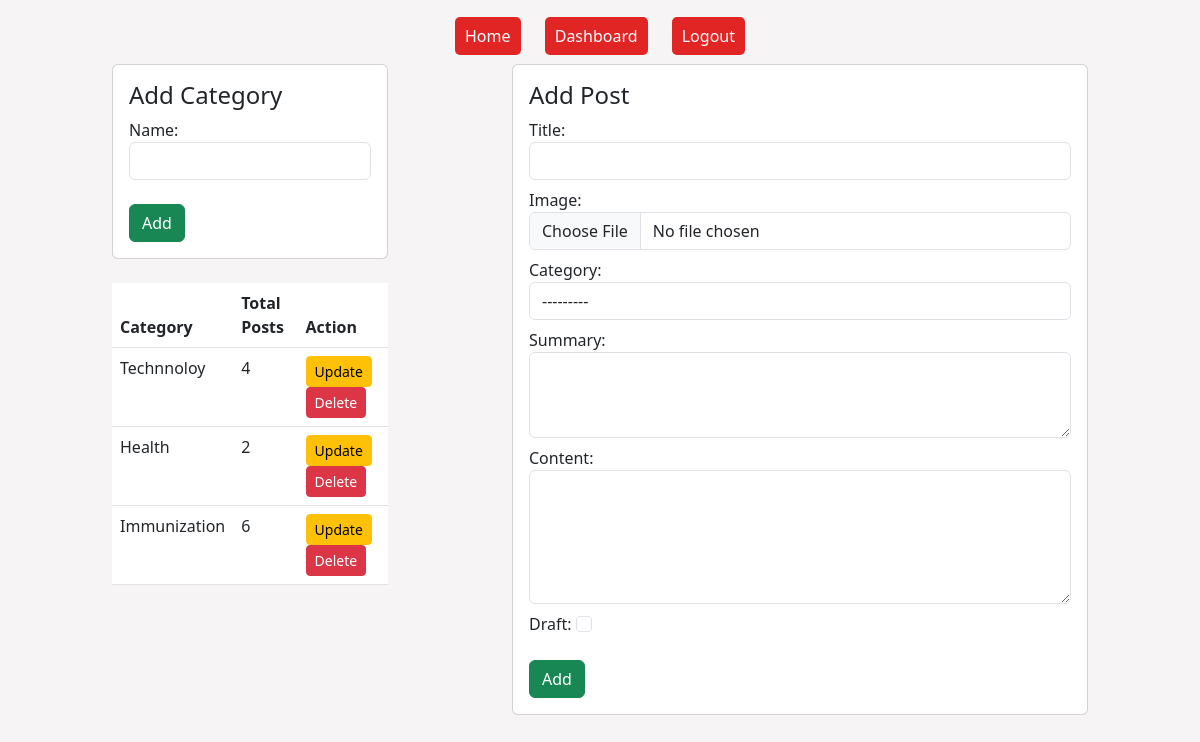
Page /add-post/ (signed in) on the committed database.
### myapp/models.py (models this page shows, shortened)
class Category(models.Model):
  name = models.CharField(max_length=155, unique=True)
  def __str__(self) -> str:
    return self.name

### myapp/views.py (the view, shortened to what this page needs)
# urls.py: path('add-post/', views.AddPost.as_view(), name='add-post'),
@method_decorator(login_required, name='dispatch')
class AddPost(View):
  def get(self, request):
    form = PostForm()
    form1 = CategoryForm()
    categories = Category.objects.all()
    context = dict(form=form, form1=form1, categories=categories)
    return render(request, 'myapp/add-post.html', context)

### myapp/forms.py
class PostForm(forms.ModelForm):
  class Meta:
    model = Post
    fields = '__all__'
    exclude = ('user',)
    widgets = {
      'title': forms.TextInput(attrs={'class':'form-control', 'autofocus':''}),
      'image': forms.FileInput(attrs={'class':'form-control'}),
      'category': forms.Select(attrs={'class':'form-control'}),
      'summary': forms.Textarea(attrs={'class':'form-control', 'rows':'3'}),
      'content': forms.Textarea(attrs={'class':'form-control', 'rows':'5'}),
      'draft': forms.CheckboxInput(attrs={'class':'form-check-input', 'style':'cursor:pointer;'})
    }

class CategoryForm(forms.ModelForm):
  class Meta:
    model = Category
    fields = ['name']
    widgets = {
      'name' : forms.TextInput(attrs={'class':'form-control'})
    }
    error_messages = {
      'name': {'required':'Category is required'}
    }

### myapp/templates/myapp/add-post.html (shortened to what this page needs)
{% extends 'accounts/base.html' %}
{% block content %}
<div class="container-fluid mt-2">
  <div class="row">
    <div class="col-md-3 offset-md-1">
      <div class="card">
        <div class="card-body">
          <h4>Add Category</h4>
          <form method="post" action="{% url 'add-category' %}" novalidate>
            {% for field in form1 %}
            <div class="form-group">
              {{field.label_tag}}
              {{field}}
            </div> <br>
            {% endfor %}
            <input type="submit" value="Add" class="btn btn-success">
          </form>
        </div>
      </div>
      <br>
      {% if categories %}
      <table class="table">
        <thead>
          <tr>
            <th>Category</th><th>Total Posts</th><th>Action</th>
          </tr>
        </thead>
        <tbody>
          {% for category in categories  %}
          <tr>
            <td>{{category.name}}</td>
            <td>{{category.posts.all.count}}</td>
            <td><button type="button" class="btn btn-sm btn-warning" data-bs-toggle="modal" data-bs-target="#update-category-{{category.id}}">Update</button>  <button type="button" data-bs-toggle="modal" data-bs-target="#delete-post-{{category.id}}" class="btn btn-sm btn-danger">Delete</button></td>
          </tr>
          {% endfor %}
        </tbody>
      </table>
      {% endif %}
      <br>
    </div>
    <div class="col-md-6 offset-md-1">{% if form %}
      <div class="card">
        <div class="card-body">
          <h4>Add Post</h4>
          <form action="{% url 'add-post' %}" method="post" enctype="multipart/form-data" novalidate>
            {% for field in form %}
              <div class="form-group mt-2">
                {{field.label_tag}}
                {{field}}
              </div>
            {% endfor %} <br>
            <input type="submit" value="Add" class="btn btn-success">
          </form>
        </div>
      </div>
    </div>{% endif %}
  </div>
</div>
{% endblock content %}

### accounts/static/accounts/css/style.css (style rules this page uses)
body { background-color: #f6f4f4; }

### rows in the picture
Category: name "Technnoloy", posts.all.count "4"
Category: name "Health", posts.all.count "2"
Category: name "Immunization", posts.all.count "6"

### other values in the picture
{{ field.label_tag }} "Name:"
{{ field.label_tag }} "Title:" "Image:" "Category:" "Summary:" "Content:" "Draft:"
